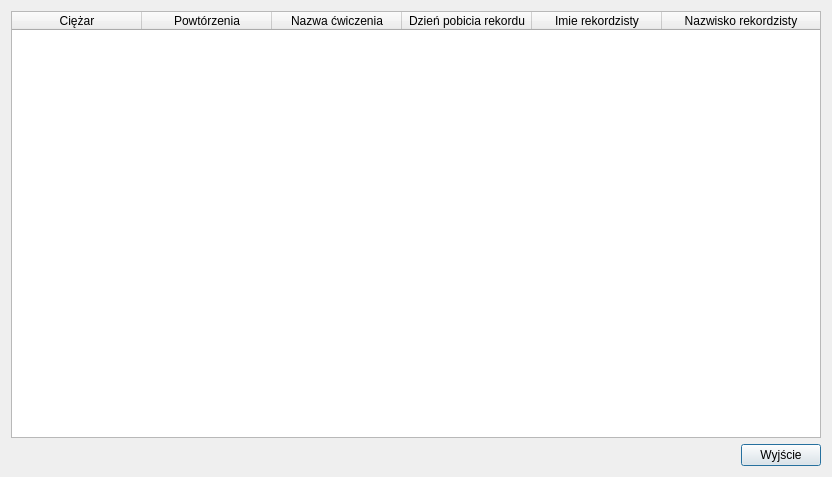
<?xml version="1.0" encoding="UTF-8"?>
<ui version="4.0">
 <class>ranking</class>
 <widget class="QDialog" name="ranking">
  <property name="geometry">
   <rect>
    <x>0</x>
    <y>0</y>
    <width>832</width>
    <height>477</height>
   </rect>
  </property>
  <property name="windowTitle">
   <string>Dialog</string>
  </property>
  <property name="windowIcon">
   <iconset resource="resources.qrc">
    <normaloff>:/icons/bookmark_24.svg</normaloff>:/icons/bookmark_24.svg</iconset>
  </property>
  <layout class="QVBoxLayout" name="verticalLayout_2">
   <item>
    <layout class="QVBoxLayout" name="verticalLayout">
     <item>
      <widget class="QTableWidget" name="tableWidget">
       <property name="sizePolicy">
        <sizepolicy hsizetype="MinimumExpanding" vsizetype="MinimumExpanding">
         <horstretch>0</horstretch>
         <verstretch>0</verstretch>
        </sizepolicy>
       </property>
       <property name="sizeIncrement">
        <size>
         <width>0</width>
         <height>0</height>
        </size>
       </property>
       <property name="autoFillBackground">
        <bool>false</bool>
       </property>
       <property name="lineWidth">
        <number>1</number>
       </property>
       <property name="sizeAdjustPolicy">
        <enum>QAbstractScrollArea::AdjustIgnored</enum>
       </property>
       <property name="editTriggers">
        <set>QAbstractItemView::NoEditTriggers</set>
       </property>
       <property name="selectionBehavior">
        <enum>QAbstractItemView::SelectRows</enum>
       </property>
       <property name="wordWrap">
        <bool>true</bool>
       </property>
       <property name="cornerButtonEnabled">
        <bool>false</bool>
       </property>
       <attribute name="horizontalHeaderDefaultSectionSize">
        <number>130</number>
       </attribute>
       <attribute name="horizontalHeaderStretchLastSection">
        <bool>true</bool>
       </attribute>
       <attribute name="verticalHeaderVisible">
        <bool>false</bool>
       </attribute>
       <attribute name="verticalHeaderCascadingSectionResizes">
        <bool>true</bool>
       </attribute>
       <attribute name="verticalHeaderDefaultSectionSize">
        <number>30</number>
       </attribute>
       <attribute name="verticalHeaderStretchLastSection">
        <bool>false</bool>
       </attribute>
       <column>
        <property name="text">
         <string>Ciężar</string>
        </property>
       </column>
       <column>
        <property name="text">
         <string>Powtórzenia</string>
        </property>
       </column>
       <column>
        <property name="text">
         <string>Nazwa ćwiczenia</string>
        </property>
       </column>
       <column>
        <property name="text">
         <string>Dzień pobicia rekordu</string>
        </property>
       </column>
       <column>
        <property name="text">
         <string>Imie rekordzisty</string>
        </property>
       </column>
       <column>
        <property name="text">
         <string>Nazwisko rekordzisty</string>
        </property>
       </column>
      </widget>
     </item>
     <item>
      <layout class="QHBoxLayout" name="horizontalLayout">
       <item>
        <spacer name="horizontalSpacer">
         <property name="orientation">
          <enum>Qt::Horizontal</enum>
         </property>
         <property name="sizeHint" stdset="0">
          <size>
           <width>40</width>
           <height>20</height>
          </size>
         </property>
        </spacer>
       </item>
       <item>
        <widget class="QPushButton" name="ExitB">
         <property name="text">
          <string>Wyjście</string>
         </property>
        </widget>
       </item>
      </layout>
     </item>
    </layout>
   </item>
  </layout>
 </widget>
 <resources>
  <include location="resources.qrc"/>
 </resources>
 <connections/>
</ui>
